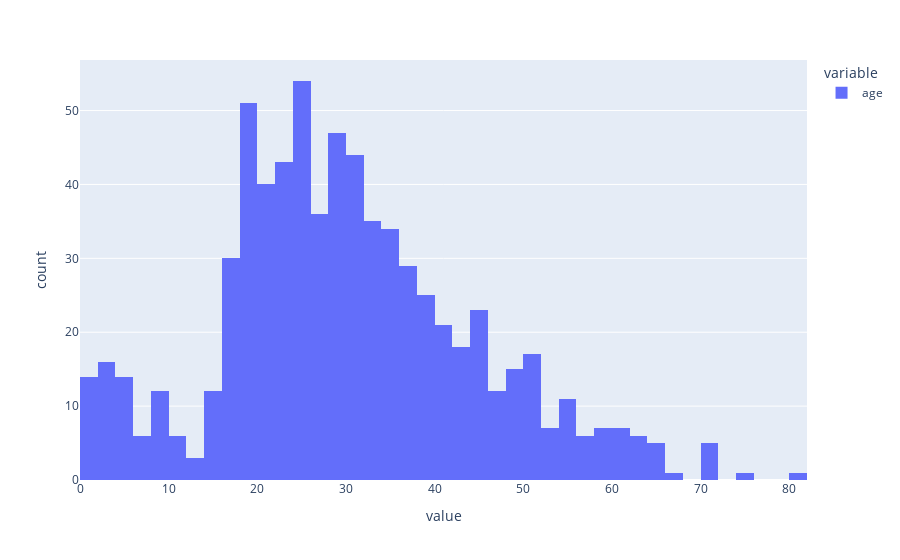

Notebook cell for this chart:
### Code cell
px.histogram(df['age'])

### Figure 1 — Plotly figure (JSON) as saved in the notebook; plotly's stock layout.template omitted (floating-point values rounded to 4 significant figures; data arrays with more than 128 entries replaced by an {"elided": "..."} marker saying what was removed)
{"data": [{"alignmentgroup": "True", "bingroup": "x", "hovertemplate": "variable=age<br>value=%{x}<br>count=%{y}<extra></extra>", "legendgroup": "age", "marker": {"color": "#636efa", "pattern": {"shape": ""}}, "name": "age", "offsetgroup": "age", "orientation": "v", "showlegend": true, "type": "histogram", "x": {"elided": "891 float values"}, "xaxis": "x", "yaxis": "y"}], "layout": {"barmode": "relative", "legend": {"title": {"text": "variable"}, "tracegroupgap": 0}, "margin": {"t": 60}, "xaxis": {"anchor": "y", "domain": [0, 1], "title": {"text": "value"}}, "yaxis": {"anchor": "x", "domain": [0, 1], "title": {"text": "count"}}}}
